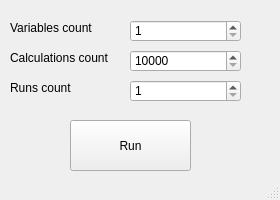
<?xml version="1.0" encoding="UTF-8"?>
<ui version="4.0">
 <class>MainWindow</class>
 <widget class="QMainWindow" name="MainWindow">
  <property name="geometry">
   <rect>
    <x>0</x>
    <y>0</y>
    <width>280</width>
    <height>200</height>
   </rect>
  </property>
  <property name="minimumSize">
   <size>
    <width>280</width>
    <height>200</height>
   </size>
  </property>
  <property name="maximumSize">
   <size>
    <width>280</width>
    <height>200</height>
   </size>
  </property>
  <property name="windowTitle">
   <string>Input Window</string>
  </property>
  <property name="autoFillBackground">
   <bool>false</bool>
  </property>
  <widget class="QWidget" name="centralwidget">
   <widget class="QSpinBox" name="vars_spin">
    <property name="geometry">
     <rect>
      <x>130</x>
      <y>20</y>
      <width>111</width>
      <height>22</height>
     </rect>
    </property>
    <property name="minimum">
     <number>1</number>
    </property>
    <property name="maximum">
     <number>10</number>
    </property>
   </widget>
   <widget class="QLabel" name="label">
    <property name="geometry">
     <rect>
      <x>10</x>
      <y>20</y>
      <width>101</width>
      <height>16</height>
     </rect>
    </property>
    <property name="text">
     <string>Variables count</string>
    </property>
   </widget>
   <widget class="QSpinBox" name="calc_spin">
    <property name="geometry">
     <rect>
      <x>130</x>
      <y>50</y>
      <width>111</width>
      <height>22</height>
     </rect>
    </property>
    <property name="minimum">
     <number>10000</number>
    </property>
    <property name="maximum">
     <number>1000000000</number>
    </property>
    <property name="singleStep">
     <number>10000</number>
    </property>
   </widget>
   <widget class="QLabel" name="label_2">
    <property name="geometry">
     <rect>
      <x>10</x>
      <y>50</y>
      <width>111</width>
      <height>16</height>
     </rect>
    </property>
    <property name="text">
     <string>Calculations count</string>
    </property>
   </widget>
   <widget class="QSpinBox" name="runs_spin">
    <property name="geometry">
     <rect>
      <x>130</x>
      <y>80</y>
      <width>111</width>
      <height>22</height>
     </rect>
    </property>
    <property name="minimum">
     <number>1</number>
    </property>
    <property name="maximum">
     <number>999</number>
    </property>
   </widget>
   <widget class="QLabel" name="label_3">
    <property name="geometry">
     <rect>
      <x>10</x>
      <y>80</y>
      <width>111</width>
      <height>16</height>
     </rect>
    </property>
    <property name="text">
     <string>Runs count</string>
    </property>
   </widget>
   <widget class="QPushButton" name="pushButton">
    <property name="geometry">
     <rect>
      <x>70</x>
      <y>120</y>
      <width>121</width>
      <height>51</height>
     </rect>
    </property>
    <property name="text">
     <string>Run</string>
    </property>
   </widget>
  </widget>
  <widget class="QStatusBar" name="statusbar"/>
 </widget>
 <resources/>
 <connections/>
</ui>
